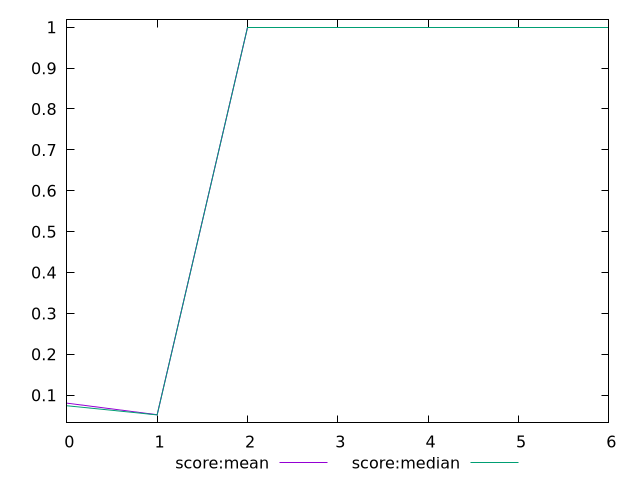

This chart was generated by the following gnuplot code:
$_scoreMean <<EOF
0.08054117647058824
0.05217647058823527
1
1
1
1
1
EOF
$_scoreMedian <<EOF
0.07411764705882351
0.051764705882352935
1
1
1
1
1
EOF
set key outside below
set terminal pngcairo
set output "report_00006_2020-11-02T20-21-41.718Z/unused-javascript/progession_score:mean_score:median.png"
set yrange [0.032799999999999996:1.018964705882353]
plot $_scoreMean title "score:mean" with line ,$_scoreMedian title "score:median" with line ,
